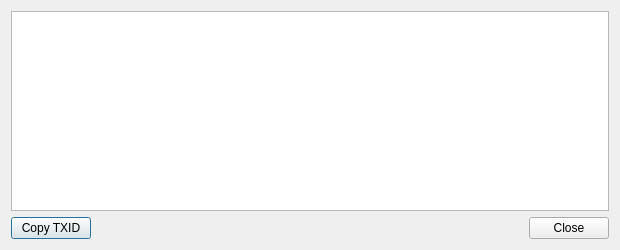
<?xml version="1.0" encoding="UTF-8"?>
<ui version="4.0">
 <class>TransactionDescDialog</class>
 <widget class="QDialog" name="TransactionDescDialog">
  <property name="geometry">
   <rect>
    <x>0</x>
    <y>0</y>
    <width>620</width>
    <height>250</height>
   </rect>
  </property>
  <property name="windowTitle">
   <string notr="true">Transaction details</string>
  </property>
  <layout class="QVBoxLayout" name="verticalLayout">
   <item>
    <widget class="QTextEdit" name="detailText">
     <property name="toolTip">
      <string>This pane shows a detailed description of the transaction</string>
     </property>
     <property name="readOnly">
      <bool>true</bool>
     </property>
    </widget>
   </item>
   <item>
    <layout class="QHBoxLayout" name="horizontalLayout">
     <item>
      <widget class="QPushButton" name="copyTxIDButton">
       <property name="text">
        <string>Copy TXID</string>
       </property>
      </widget>
     </item>
     <item>
      <widget class="QDialogButtonBox" name="buttonBox">
       <property name="orientation">
        <enum>Qt::Horizontal</enum>
       </property>
       <property name="standardButtons">
        <set>QDialogButtonBox::Close</set>
       </property>
      </widget>
     </item>
    </layout>
   </item>
  </layout>
 </widget>
 <resources/>
 <connections>
  <connection>
   <sender>buttonBox</sender>
   <signal>accepted()</signal>
   <receiver>TransactionDescDialog</receiver>
   <slot>accept()</slot>
   <hints>
    <hint type="sourcelabel">
     <x>20</x>
     <y>20</y>
    </hint>
    <hint type="destinationlabel">
     <x>20</x>
     <y>20</y>
    </hint>
   </hints>
  </connection>
  <connection>
   <sender>buttonBox</sender>
   <signal>rejected()</signal>
   <receiver>TransactionDescDialog</receiver>
   <slot>reject()</slot>
   <hints>
    <hint type="sourcelabel">
     <x>20</x>
     <y>20</y>
    </hint>
    <hint type="destinationlabel">
     <x>20</x>
     <y>20</y>
    </hint>
   </hints>
  </connection>
 </connections>
</ui>
